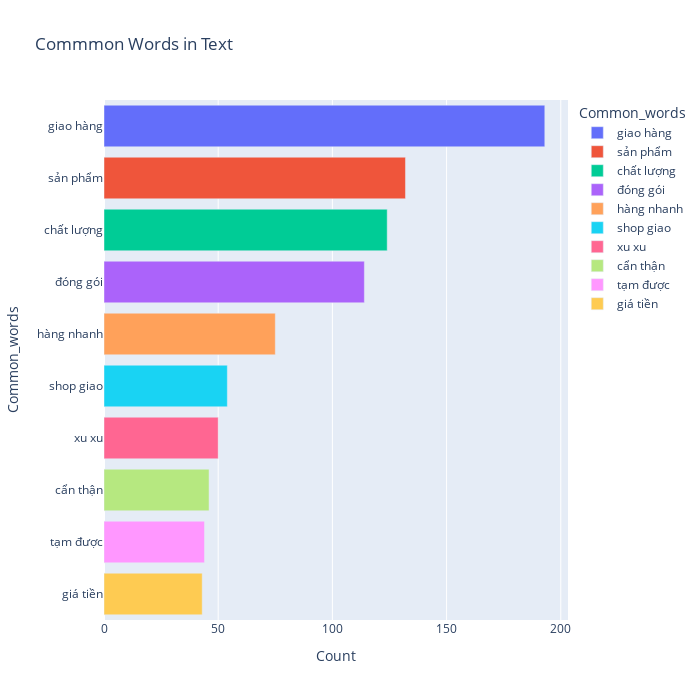

The notebook cell saved with this chart:
### Code cell
plotCommonWord('neural',10,2)

### Figure 1 — Plotly figure (JSON) as saved in the notebook; plotly's stock layout.template omitted (floating-point values rounded to 4 significant figures)
{"data": [{"alignmentgroup": "True", "hovertemplate": "Common_words=%{y}<br>Count=%{x}<extra></extra>", "legendgroup": "giao hàng", "marker": {"color": "#636efa", "pattern": {"shape": ""}}, "name": "giao hàng", "offsetgroup": "giao hàng", "orientation": "h", "showlegend": true, "textposition": "auto", "type": "bar", "x": [193], "xaxis": "x", "y": ["giao hàng"], "yaxis": "y"}, {"alignmentgroup": "True", "hovertemplate": "Common_words=%{y}<br>Count=%{x}<extra></extra>", "legendgroup": "sản phẩm", "marker": {"color": "#EF553B", "pattern": {"shape": ""}}, "name": "sản phẩm", "offsetgroup": "sản phẩm", "orientation": "h", "showlegend": true, "textposition": "auto", "type": "bar", "x": [132], "xaxis": "x", "y": ["sản phẩm"], "yaxis": "y"}, {"alignmentgroup": "True", "hovertemplate": "Common_words=%{y}<br>Count=%{x}<extra></extra>", "legendgroup": "chất lượng", "marker": {"color": "#00cc96", "pattern": {"shape": ""}}, "name": "chất lượng", "offsetgroup": "chất lượng", "orientation": "h", "showlegend": true, "textposition": "auto", "type": "bar", "x": [124], "xaxis": "x", "y": ["chất lượng"], "yaxis": "y"}, {"alignmentgroup": "True", "hovertemplate": "Common_words=%{y}<br>Count=%{x}<extra></extra>", "legendgroup": "đóng gói", "marker": {"color": "#ab63fa", "pattern": {"shape": ""}}, "name": "đóng gói", "offsetgroup": "đóng gói", "orientation": "h", "showlegend": true, "textposition": "auto", "type": "bar", "x": [114], "xaxis": "x", "y": ["đóng gói"], "yaxis": "y"}, {"alignmentgroup": "True", "hovertemplate": "Common_words=%{y}<br>Count=%{x}<extra></extra>", "legendgroup": "hàng nhanh", "marker": {"color": "#FFA15A", "pattern": {"shape": ""}}, "name": "hàng nhanh", "offsetgroup": "hàng nhanh", "orientation": "h", "showlegend": true, "textposition": "auto", "type": "bar", "x": [75], "xaxis": "x", "y": ["hàng nhanh"], "yaxis": "y"}, {"alignmentgroup": "True", "hovertemplate": "Common_words=%{y}<br>Count=%{x}<extra></extra>", "legendgroup": "shop giao", "marker": {"color": "#19d3f3", "pattern": {"shape": ""}}, "name": "shop giao", "offsetgroup": "shop giao", "orientation": "h", "showlegend": true, "textposition": "auto", "type": "bar", "x": [54], "xaxis": "x", "y": ["shop giao"], "yaxis": "y"}, {"alignmentgroup": "True", "hovertemplate": "Common_words=%{y}<br>Count=%{x}<extra></extra>", "legendgroup": "xu xu", "marker": {"color": "#FF6692", "pattern": {"shape": ""}}, "name": "xu xu", "offsetgroup": "xu xu", "orientation": "h", "showlegend": true, "textposition": "auto", "type": "bar", "x": [50], "xaxis": "x", "y": ["xu xu"], "yaxis": "y"}, {"alignmentgroup": "True", "hovertemplate": "Common_words=%{y}<br>Count=%{x}<extra></extra>", "legendgroup": "cẩn thận", "marker": {"color": "#B6E880", "pattern": {"shape": ""}}, "name": "cẩn thận", "offsetgroup": "cẩn thận", "orientation": "h", "showlegend": true, "textposition": "auto", "type": "bar", "x": [46], "xaxis": "x", "y": ["cẩn thận"], "yaxis": "y"}, {"alignmentgroup": "True", "hovertemplate": "Common_words=%{y}<br>Count=%{x}<extra></extra>", "legendgroup": "tạm được", "marker": {"color": "#FF97FF", "pattern": {"shape": ""}}, "name": "tạm được", "offsetgroup": "tạm được", "orientation": "h", "showlegend": true, "textposition": "auto", "type": "bar", "x": [44], "xaxis": "x", "y": ["tạm được"], "yaxis": "y"}, {"alignmentgroup": "True", "hovertemplate": "Common_words=%{y}<br>Count=%{x}<extra></extra>", "legendgroup": "giá tiền", "marker": {"color": "#FECB52", "pattern": {"shape": ""}}, "name": "giá tiền", "offsetgroup": "giá tiền", "orientation": "h", "showlegend": true, "textposition": "auto", "type": "bar", "x": [43], "xaxis": "x", "y": ["giá tiền"], "yaxis": "y"}], "layout": {"barmode": "relative", "height": 700, "legend": {"title": {"text": "Common_words"}, "tracegroupgap": 0}, "title": {"text": "Commmon Words in Text"}, "width": 700, "xaxis": {"anchor": "y", "domain": [0, 1], "title": {"text": "Count"}}, "yaxis": {"anchor": "x", "categoryarray": ["giá tiền", "tạm được", "cẩn thận", "xu xu", "shop giao", "hàng nhanh", "đóng gói", "chất lượng", "sản phẩm", "giao hàng"], "categoryorder": "array", "domain": [0, 1], "title": {"text": "Common_words"}}}}
